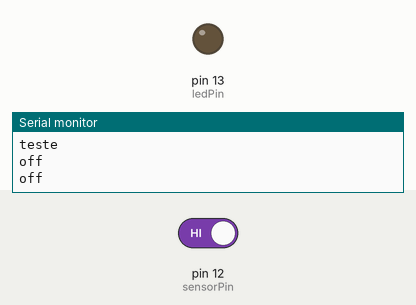
Simulated run of this sketch. Board: Arduino Uno, built with avr-gcc and run on an emulated ATmega328P. On the bench: output pins drawn as LEDs (lit = HIGH), the last lines printed to the serial monitor. Inputs (shaded band) come from the test bench; at power-on: pin 12 (sensorPin) HIGH.

Above: at 2.8 s.
2.9 s: pin 12 (sensorPin) driven LOW
At 4.4 s:
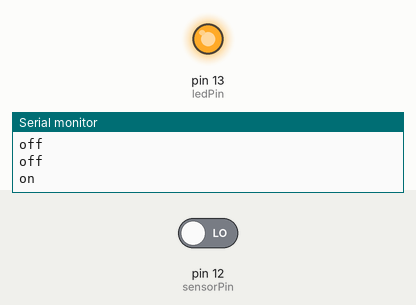
5.5 s: pin 12 (sensorPin) driven HIGH
At 7.9 s:
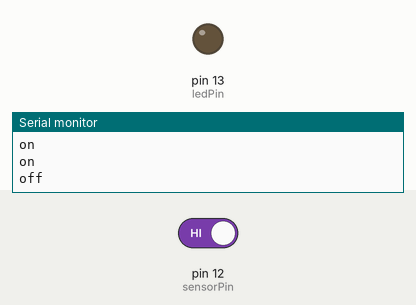
Timing chart, 0 to 9.4 s (numbered marks = the images above; inputs shaded):
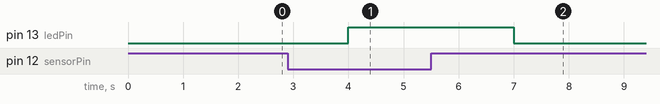

Measured:
- after the input at 2.9 s, pin 13 (ledPin): LOW → HIGH after 1.1 s
- after the input at 5.5 s, pin 13 (ledPin): HIGH → LOW after 1.5 s

The sketch:

arduino-hall-effect-magnetic.ino
```cpp
// Hall Effect Magnetic

const int sensorPin = 12;
const int ledPin = 13;

int sensorState = 0;

void setup() {

  Serial.begin(9600);
  Serial.println("teste");

  pinMode(ledPin, OUTPUT);
  pinMode(sensorPin, INPUT);
}

void loop(){
  sensorState = digitalRead(sensorPin);

  delay(1000);

  if (sensorState == LOW) {
    digitalWrite(ledPin, HIGH); // Turn on LED
    Serial.println("on");
  }
  else {
    digitalWrite(ledPin, LOW);  // Turn off LED
     Serial.println("off");
  }
}
```
